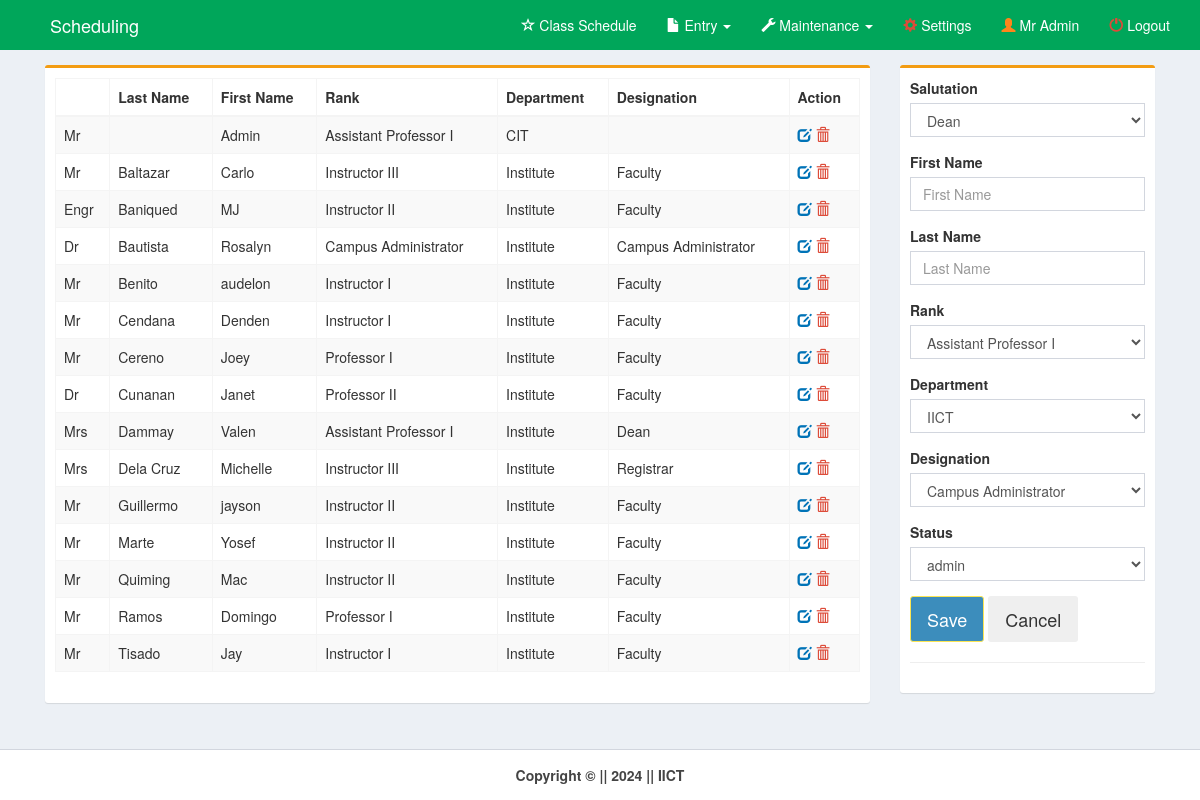
Page /pages/teacher.php (signed in) on the earlier database version.
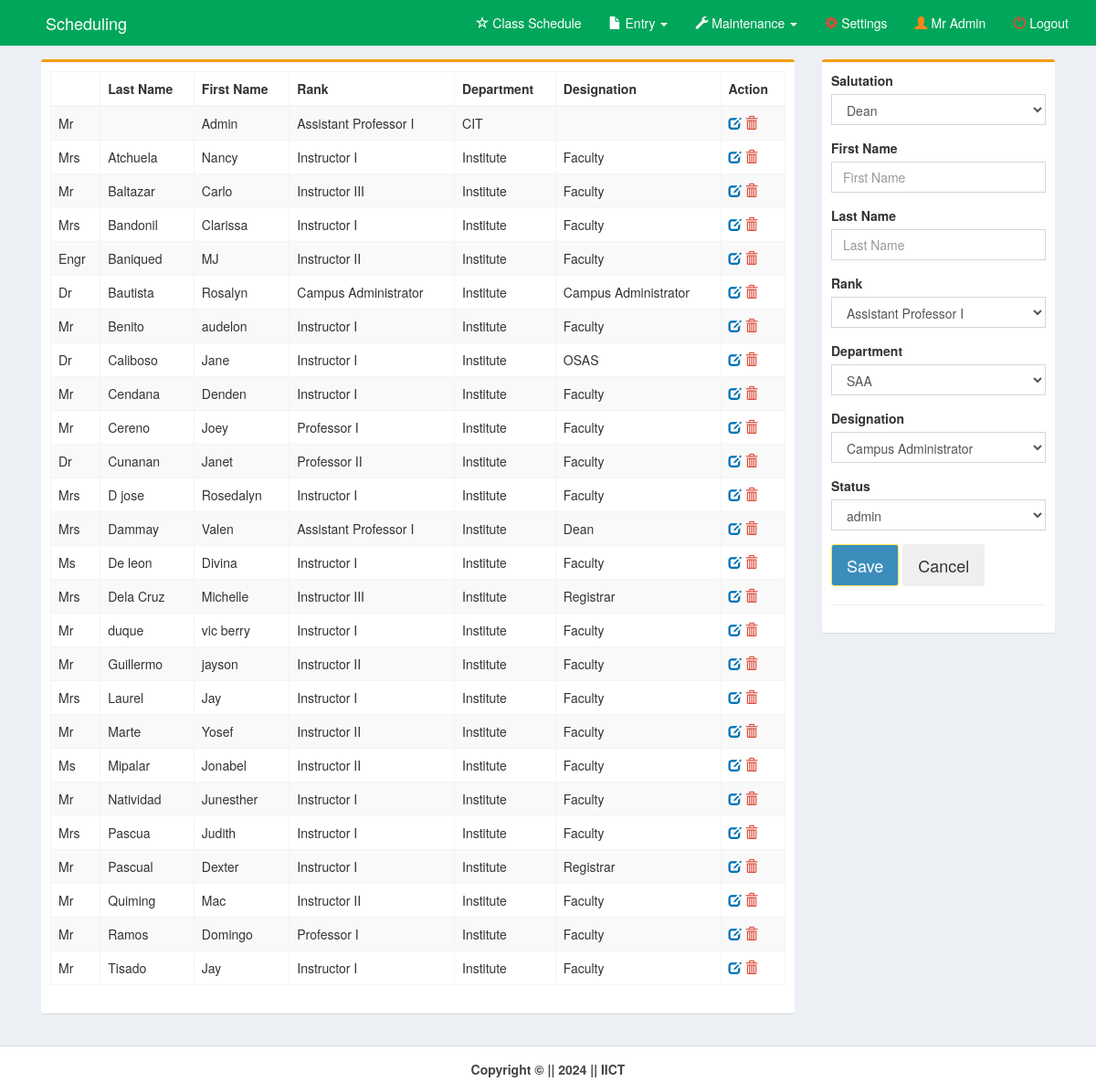
Same page on the later database version.
### tables this page shows
CREATE TABLE `member` (
  `member_id` int(11) NOT NULL,
  `member_last` varchar(30) NOT NULL,
  `member_first` varchar(30) NOT NULL,
  `member_rank` varchar(50) NOT NULL,
  `member_salut` varchar(30) NOT NULL,
  `dept_code` varchar(10) NOT NULL,
  `designation_id` int(11) NOT NULL,
  `program_code` varchar(10) NOT NULL,
  `username` varchar(30) NOT NULL,
  `password` varchar(50) NOT NULL,
  `status` varchar(10) NOT NULL
);

CREATE TABLE `designation` (
  `designation_id` int(11) NOT NULL,
  `designation_name` varchar(100) NOT NULL
);

### pages/teacher.php (the view, shortened to what this page needs)
<!DOCTYPE html>
<html>
<head>
    <link rel="stylesheet" href="../bootstrap/css/bootstrap.min.css">
    <link rel="stylesheet" href="../plugins/datatables/dataTables.bootstrap.css">
    <link rel="stylesheet" href="../dist/css/AdminLTE.min.css">
    <link rel="stylesheet" href="../plugins/select2/select2.min.css">
    <link rel="stylesheet" href="../dist/css/skins/_all-skins.min.css">
</head>
<body class="hold-transition skin-green layout-top-nav" onload="myFunction()">
    <div class="wrapper">
        <?php include('../dist/includes/header.php'); ?>
        <div class="content-wrapper">
            <div class="container">
                <section class="content">
                    <div class="row">
                        <div class="col-md-9">
                            <div class="box box-warning">
                                <form method="post" id="reg-form" action="teacher_save.php">
                                    <div class="box-body">
                                        <div class="row">
                                            <div class="col-md-12">
                                                <table id="example1" class="table table-bordered table-striped"
                                                    style="margin-right:-10px">
                                                    <thead>
                                                        <tr>
                                                            <th></th>
                                                            <th>Last Name</th>
                                                            <th>First Name</th>
                                                            <th>Rank</th>
                                                            <th>Department</th>
                                                            <th>Designation</th>
                                                            <th>Action</th>
                                                        </tr>
                                                    </thead>
                                                    <?php
                                                    include('../dist/includes/dbcon.php');
                                                    $query = mysqli_query($con, "select * from member left outer join designation on member.designation_id=designation.designation_id order by member_last") or die(mysqli_error($con));
                                                    while ($row = mysqli_fetch_array($query)) {
                                                        $id = $row['member_id'];
                                                        $last = $row['member_last'];
                                                        $first = $row['member_first'];
                                                        $rank = $row['member_rank'];
                                                        $salut = $row['member_salut'];
                                                        $dept = $row['dept_code'];
                                                        $designation = $row['designation_name'];
                                                    ?>
                                                    <tr>
                                                        <td><?php echo $salut; ?></td>
                                                        <td><?php echo $last; ?></td>
                                                        <td><?php echo $first; ?></td>
                                                        <td><?php echo $rank; ?></td>
                                                        <td><?php echo $dept; ?></td>
                                                        <td><?php echo $designation; ?></td>
                                                        <td>
                                                            <a id="click" href="teacher_edit.php?id=<?php echo $id; ?>">
                                                                <i class="glyphicon glyphicon-edit text-blue"></i></a>
                                                            <a id="removeme"
                                                                onclick="return confirm('Are you sure you want to delete this Instructor/Professor?')"
                                                                href="teacher_del.php?id=<?php echo $id; ?>">
                                                                <i class="glyphicon glyphicon-trash text-red"></i></a>
                                                        </td>
                                                    </tr>
                                                    <?php } ?>
                                                </table>
                                            </div>
                                            <div class="col-md-6">
                                            </div>
                                        </div>
                                    </div>
                            </div>
                        </div>
                        <div class="col-md-3">
                            <div class="box box-warning">
                                <div class="box-body">
                                    <div id="form">
                                        <div class="row">
                                            <div class="col-md-12">
                                                <div class="form-group">
                                                    <label for="date">Salutation</label>
                                                    <select class="form-control select2" name="salut" required>
                                                        <?php
                                                        include('../dist/includes/dbcon.php');
                                                        $query2 = mysqli_query($con, "select * from salut order by salut") or die(mysqli_error($con));
                                                        while ($row = mysqli_fetch_array($query2)) {
                                                        ?>
                                                        <option><?php echo $row['salut']; ?></option>
                                                        <?php }
                                                        ?>
                                                    </select>
                                                </div>
                                                <div class="form-group">
                                                    <label for="date">First Name</label><br>
                                                    <input type="text" class="form-control" name="first"
                                                        placeholder="First Name" required>
                                                </div>
                                                <div class="form-group">
                                                    <label for="date">Last Name</label><br>
                                                    <input type="text" class="form-control" name="last"
                                                        placeholder="Last Name" required>
                                                </div>
                                                <div class="form-group">
                                                    <label for="date">Rank</label>
                                                    <select class="form-control select2" name="rank" required>
                                                        <?php
                                                        $query2 = mysqli_query($con, "select * from rank order by rank") or die(mysqli_error($con));
                                                        while ($row = mysqli_fetch_array($query2)) {
                                                        ?>
                                                        <option><?php echo $row['rank']; ?></option>
                                                        <?php }
                                                        ?>
                                                    </select>
                                                </div>
                                                <div class="form-group">
                                                    <label for="date">Department</label>
                                                    <select class="form-control select2" name="dept" required>
                                                        <?php
                                                        $query2 = mysqli_query($con, "select * from dept order by dept_code") or die(mysqli_error($con));
                                                        while ($row = mysqli_fetch_array($query2)) {
                                                        ?>
                                                        <option value="<?php echo $row['dept_code']; ?>">
                                                            <?php echo $row['dept_name']; ?></option>
                                                        <?php }
                                                        ?>
                                                    </select>
                                                </div>
                                                <div class="form-group">
                                                    <label for="date">Designation</label>
                                                    <select class="form-control select2" name="designation" required>
                                                        <?php
                                                        $query2 = mysqli_query($con, "select * from designation order by designation_name") or die(mysqli_error($con));
                                                        while ($row = mysqli_fetch_array($query2)) {
                                                        ?>
                                                        <option value="<?php echo $row['designation_id']; ?>">
                                                            <?php echo $row['designation_name']; ?></option>
                                                        <?php }
                                                        ?>
                                                    </select>
                                                </div>
                                                <div class="form-group">
                                                    <label for="date">Status</label>
                                                    <select class="form-control select2" name="status" required>
                                                        <option>admin</option>
                                                    </select>
                                                </div>
                                            </div>
                                        </div>
                                        <div class="form-group">
                                            <button class="btn btn-lg btn-primary" id="daterange-btn" name="save"
                                                type="submit">
                                                Save
                                            </button>
                                            <button class="btn btn-lg" id="daterange-btn" type="reset">
                                                Cancel
                                            </button>
                                        </div>
                                    </div>
                                    <hr>
                                </div>
                            </div>
                        </div>
                    </div>
                </section>
            </div>
        </div>
        <?php include('../dist/includes/footer.php'); ?>
    </div>
</body>
</html>

### dist/includes/header.php (shortened to what this page needs)
<?php
if ($_SESSION['type'] == "admin")
  include('../dist/includes/header_admin.php');
else
  include('../dist/includes/header_faculty.php');

### dist/includes/header_admin.php (shortened to what this page needs)
<header class="main-header">
    <nav class="navbar navbar-static-top">
        <div class="container">
            <div class="navbar-header" style="padding-left:20px">
                <a href="home.php" class="navbar-brand">Scheduling</a>
            </div>
            <div class="collapse navbar-collapse" id="navbar-collapse">
                <ul class="nav navbar-nav navbar-right">
                    <li>
                        <a href="home.php" style="font-size:14px"><i class="glyphicon glyphicon-star-empty"></i> Class
                            Schedule</a>
                    </li>
                    <li class="dropdown">
                        <a href="#" class="dropdown-toggle" data-toggle="dropdown">
                            <i class="glyphicon glyphicon-file"></i> Entry <b class="caret"></b>
                        </a>
                    </li>
                    <li class="dropdown">
                        <a href="#" class="dropdown-toggle" data-toggle="dropdown">
                            <i class="glyphicon glyphicon-wrench"></i> Maintenance <b class="caret"></b>
                        </a>
                    </li>
                    <li>
                        <a href="settings.php" style="color:#fff;"><i class="glyphicon glyphicon-cog text-red"></i>
                            Settings</a>
                    </li>
                    <li>
                        <a href="profile.php?showModal=true"><i class="glyphicon glyphicon-user text-orange"></i>
                            <?php echo $_SESSION['name']; ?></a>
                    </li>
                    <li>
                        <a href="logout.php" onclick="return confirm('Are you sure you want to logout?')"><i
                                class="glyphicon glyphicon-off text-red"></i> Logout</a>
                    </li>
                </ul>
            </div>
        </div>
    </nav>
</header>

### dist/includes/footer.php
<footer class="main-footer" style="text-align:center">
        <strong>Copyright &copy; || 2024 </strong><strong> || IICT</strong>
</footer>

Differences in the rows shown:
added member: member_salut "Mrs", member_last "Atchuela", member_first "Nancy", member_rank "Instructor I", dept_code "Institute", designation.designation_name "Faculty"
added member: member_salut "Mrs", member_last "Bandonil", member_first "Clarissa", member_rank "Instructor I", dept_code "Institute", designation.designation_name "Faculty"
added member: member_salut "Dr", member_last "Caliboso", member_first "Jane", member_rank "Instructor I", dept_code "Institute", designation.designation_name "OSAS"
added member: member_salut "Mrs", member_last "D jose", member_first "Rosedalyn", member_rank "Instructor I", dept_code "Institute", designation.designation_name "Faculty"
added member: member_salut "Ms", member_last "De leon", member_first "Divina", member_rank "Instructor I", dept_code "Institute", designation.designation_name "Faculty"
added member: member_salut "Mr", member_last "duque", member_first "vic berry", member_rank "Instructor I", dept_code "Institute", designation.designation_name "Faculty"
added member: member_salut "Mrs", member_last "Laurel", member_first "Jay", member_rank "Instructor I", dept_code "Institute", designation.designation_name "Faculty"
added member: member_salut "Ms", member_last "Mipalar", member_first "Jonabel", member_rank "Instructor II", dept_code "Institute", designation.designation_name "Faculty"
added member: member_salut "Mr", member_last "Natividad", member_first "Junesther", member_rank "Instructor I", dept_code "Institute", designation.designation_name "Faculty"
added member: member_salut "Mrs", member_last "Pascua", member_first "Judith", member_rank "Instructor I", dept_code "Institute", designation.designation_name "Faculty"
added member: member_salut "Mr", member_last "Pascual", member_first "Dexter", member_rank "Instructor I", dept_code "Institute", designation.designation_name "Registrar"
Other differences:
form field dept: "IICT" → "SAA"
